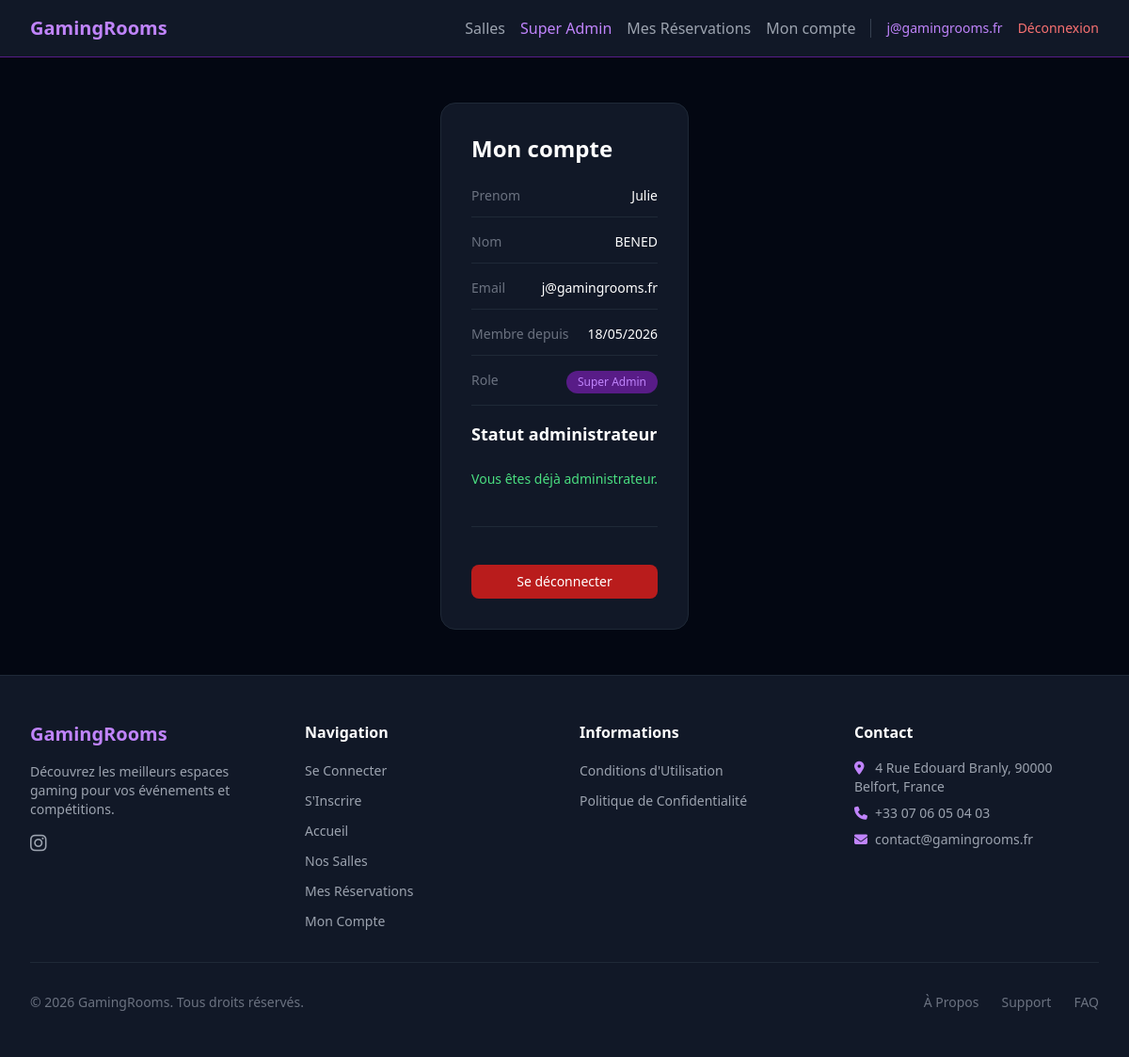
/account (signed in), run on the app's committed database.
### tables this page shows
CREATE TABLE `user` (
  `id` int(11) NOT NULL,
  `email` varchar(100) NOT NULL,
  `name` varchar(100) NOT NULL,
  `last_name` varchar(100) NOT NULL,
  `age` tinyint(4) NOT NULL,
  `password` varchar(255) NOT NULL,
  `role` enum('user','admin','super_admin') NOT NULL,
  `registration_date` datetime NOT NULL
);

### site/controllers/account.php (called while the page is built, shortened)
<?php
require __DIR__ . '/common/db.php';
$query = $db->prepare("SELECT * FROM user WHERE id = :id");
$query->execute([':id' => $_SESSION['user']->id]);
require __DIR__ . '/../views/account.php';
?>

### site/views/account.php (the view, shortened to what this page needs)
<?php
include 'partials/header.php';
?>
    <main class="max-w-3xl mx-auto px-4 py-12">
        <div class="bg-gray-900 rounded-2xl p-8 border border-gray-800">
            <h2 class="text-2xl font-bold mb-6">Mon compte</h2>
            <div class="flex flex-col gap-4 text-sm">
                <div class="flex justify-between border-b border-gray-800 pb-3 gap-4">
                    <span class="text-gray-500">Prenom</span>
                    <span><?= htmlspecialchars($user->name) ?></span>
                </div>
                <div class="flex justify-between border-b border-gray-800 pb-3 gap-4">
                    <span class="text-gray-500">Nom</span>
                    <span><?= htmlspecialchars($user->last_name) ?></span>
                </div>
                <div class="flex justify-between border-b border-gray-800 pb-3 gap-4">
                    <span class="text-gray-500">Email</span>
                    <span class="text-right break-all"><?= htmlspecialchars($user->email) ?></span>
                </div>
                <div class="flex justify-between border-b border-gray-800 pb-3 gap-4">
                    <span class="text-gray-500">Membre depuis</span>
                    <span><?= date('d/m/Y', strtotime($user->registration_date)) ?></span>
                </div>
                <div class="flex justify-between border-b border-gray-800 pb-3 gap-4">
                    <span class="text-gray-500">Role</span>
                    <span class="bg-purple-900 text-purple-400 text-xs px-3 py-1 rounded-full">
                    <?php
                        if ($user->role === 'admin') {
                            echo 'Admin';
                        } elseif ($user->role === 'super_admin') {
                            echo 'Super Admin';
                        } else {
                            echo 'Utilisateur';
                        }
                        ?>
                </span>
                </div>
                <?php if ($user->role !== 'admin'&& $user->role !== 'super_admin'): ?>
                        <h3 class="text-lg font-semibold text-white mb-2">Demander à être administrateur</h3>
                        <p class="text-gray-400 text-sm mb-4">
                            Vous pouvez envoyer une demande pour obtenir le rôle administrateur.
                        <form method="POST" action="/account" class="flex flex-col gap-3">
                            <input type="hidden" name="request_admin" value="1">
                            <select
                                    name="room_id"
                                    required
                                    class="w-full sm:w-auto bg-gray-800 border border-gray-700 text-gray-200 text-sm rounded-lg px-3 py-2 focus:outline-none focus:ring-2 focus:ring-purple-600 focus:border-purple-600"
                                >
                                <?php foreach ($rooms as $room): ?>
                                    <option value="<?= $room->id ?>"><?= htmlspecialchars($room->name) ?>
                                    </option>
                                <?php endforeach; ?>
                            </select>
                            <button
                                type="submit"
                                class="inline-block bg-purple-600 hover:bg-purple-700 text-white px-4 py-2 rounded-lg text-sm transition"
                            >
                                Demander à être administrateur d'une salle
                            </button>
                        </form>
                </div>
                <?php else: ?>
                        <h3 class="text-lg font-semibold text-white mb-2">Statut administrateur</h3>
                        <p class="text-green-400 text-sm">Vous êtes déjà administrateur.</p>
                <?php endif; ?>
            <div class="mt-6 pt-6 border-t border-gray-800"></div>
                <a href="/sign-out" class="block text-center bg-red-700 hover:bg-red-800 text-white py-2 rounded-lg transition">
                    Se déconnecter
                </a>
                </div>
            </div>
    </main>
<?php include 'partials/footer.php'; ?>

### site/views/partials/header.php (shortened to what this page needs)
<?php
$user = $_SESSION['user'] ?? null;
?>
<html lang="fr">
<head>
    <script src="https://cdn.tailwindcss.com"></script>
</head>
<body class="bg-gray-950 text-white min-h-screen flex flex-col">
    <header class="bg-gray-900 border-b border-purple-900 px-8 py-4 flex justify-between items-center">
        <a href="home" class="text-purple-400 text-xl font-semibold">GamingRooms</a>
        <nav class="flex gap-4 items-center">
            <a href="rooms" class="text-gray-400 hover:text-white transition">Salles</a>
            <?php if ($user): ?>
                <?php if ($user->role === 'super_admin'): ?>
                      <a href="dashboard_superadmin" class="text-purple-400 hover:text-purple-300 transition">Super Admin</a>
                <?php endif; ?>
                <a href="my-reservations" class="text-gray-400 hover:text-white transition">Mes Réservations</a>
                <a href="account" class="text-gray-400 hover:text-white transition">Mon compte</a>
                <span class="text-purple-400 text-sm font-medium border-l border-gray-700 pl-4"><?= htmlspecialchars($user->email) ?></span>
                <a href="sign-out" class="text-red-400 hover:text-red-300 transition text-sm">Déconnexion</a>
            <?php else: ?>
                <a href="sign-in" class="border border-purple-600 text-purple-400 px-4 py-2 rounded-lg hover:bg-purple-600 hover:text-white transition text-sm">Se connecter</a>
                <a href="sign-up" class="bg-purple-600 text-white px-4 py-2 rounded-lg hover:bg-purple-700 transition text-sm">S'inscrire</a>
            <?php endif; ?>
        </nav>
    </header>

### data on the page
user: email "j@gamingrooms.fr", name "Julie", last_name "BENED", registration_date "18/05/2026"
